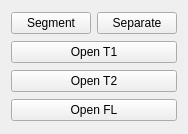
<?xml version="1.0" encoding="UTF-8"?>
<ui version="4.0">
 <class>brainLesionCNN_widget</class>
 <widget class="QWidget" name="brainLesionCNN_widget">
  <property name="geometry">
   <rect>
    <x>0</x>
    <y>0</y>
    <width>176</width>
    <height>134</height>
   </rect>
  </property>
  <property name="windowTitle">
   <string>Form</string>
  </property>
  <layout class="QVBoxLayout" name="verticalLayout">
   <item>
    <layout class="QHBoxLayout" name="horizontalLayout">
     <item>
      <widget class="QPushButton" name="segment_button">
       <property name="text">
        <string>Segment</string>
       </property>
      </widget>
     </item>
     <item>
      <widget class="QPushButton" name="separate_button">
       <property name="text">
        <string>Separate</string>
       </property>
      </widget>
     </item>
    </layout>
   </item>
   <item>
    <widget class="QPushButton" name="t1_button">
     <property name="text">
      <string>Open T1</string>
     </property>
    </widget>
   </item>
   <item>
    <widget class="QPushButton" name="t2_button">
     <property name="text">
      <string>Open T2</string>
     </property>
    </widget>
   </item>
   <item>
    <widget class="QPushButton" name="fl_button">
     <property name="text">
      <string>Open FL</string>
     </property>
    </widget>
   </item>
  </layout>
 </widget>
 <resources/>
 <connections/>
</ui>
